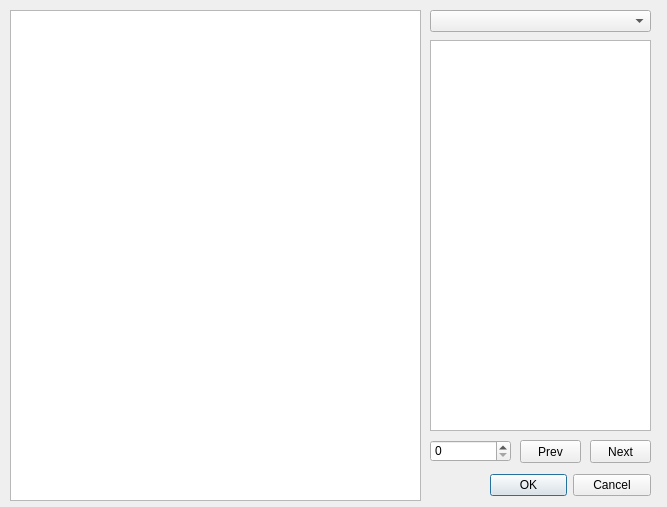
<?xml version="1.0" encoding="UTF-8"?>
<ui version="4.0">
 <class>SpotguideShowImageDlgDesign</class>
 <widget class="QDialog" name="SpotguideShowImageDlgDesign">
  <property name="geometry">
   <rect>
    <x>0</x>
    <y>0</y>
    <width>667</width>
    <height>507</height>
   </rect>
  </property>
  <property name="windowTitle">
   <string>Spotguide Image</string>
  </property>
  <widget class="QSplitter" name="splitter">
   <property name="geometry">
    <rect>
     <x>490</x>
     <y>470</y>
     <width>161</width>
     <height>31</height>
    </rect>
   </property>
   <property name="orientation">
    <enum>Qt::Horizontal</enum>
   </property>
   <widget class="QDialogButtonBox" name="button_box">
    <property name="orientation">
     <enum>Qt::Horizontal</enum>
    </property>
    <property name="standardButtons">
     <set>QDialogButtonBox::Cancel|QDialogButtonBox::Ok</set>
    </property>
   </widget>
  </widget>
  <widget class="QGraphicsView" name="graphicsViewShowImage">
   <property name="geometry">
    <rect>
     <x>10</x>
     <y>10</y>
     <width>411</width>
     <height>491</height>
    </rect>
   </property>
  </widget>
  <widget class="QTextEdit" name="textEditFeatureInfo">
   <property name="geometry">
    <rect>
     <x>430</x>
     <y>40</y>
     <width>221</width>
     <height>391</height>
    </rect>
   </property>
   <property name="readOnly">
    <bool>true</bool>
   </property>
  </widget>
  <widget class="QComboBox" name="comboBoxSelectLink">
   <property name="geometry">
    <rect>
     <x>430</x>
     <y>10</y>
     <width>221</width>
     <height>22</height>
    </rect>
   </property>
  </widget>
  <widget class="QPushButton" name="pushButtonNext">
   <property name="geometry">
    <rect>
     <x>590</x>
     <y>440</y>
     <width>61</width>
     <height>23</height>
    </rect>
   </property>
   <property name="text">
    <string>Next</string>
   </property>
  </widget>
  <widget class="QPushButton" name="pushButtonPrev">
   <property name="geometry">
    <rect>
     <x>520</x>
     <y>440</y>
     <width>61</width>
     <height>23</height>
    </rect>
   </property>
   <property name="text">
    <string>Prev</string>
   </property>
  </widget>
  <widget class="QSpinBox" name="spinBoxFeatureIndex">
   <property name="geometry">
    <rect>
     <x>430</x>
     <y>440</y>
     <width>81</width>
     <height>22</height>
    </rect>
   </property>
  </widget>
 </widget>
 <resources/>
 <connections>
  <connection>
   <sender>button_box</sender>
   <signal>accepted()</signal>
   <receiver>SpotguideShowImageDlgDesign</receiver>
   <slot>accept()</slot>
   <hints>
    <hint type="sourcelabel">
     <x>20</x>
     <y>20</y>
    </hint>
    <hint type="destinationlabel">
     <x>20</x>
     <y>20</y>
    </hint>
   </hints>
  </connection>
  <connection>
   <sender>button_box</sender>
   <signal>rejected()</signal>
   <receiver>SpotguideShowImageDlgDesign</receiver>
   <slot>reject()</slot>
   <hints>
    <hint type="sourcelabel">
     <x>20</x>
     <y>20</y>
    </hint>
    <hint type="destinationlabel">
     <x>20</x>
     <y>20</y>
    </hint>
   </hints>
  </connection>
 </connections>
</ui>
